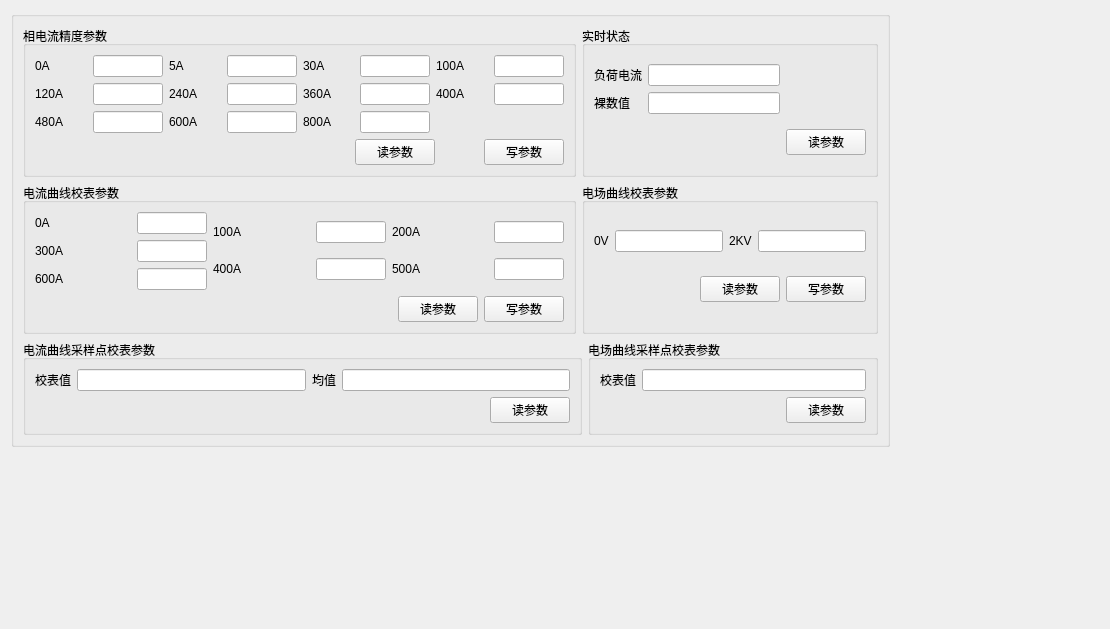
      <widget class="QWidget" name="tab_4">
       <attribute name="title">
        <string>校表参数</string>
       </attribute>
       <layout class="QGridLayout" name="gridLayout_49">
        <item row="0" column="0">
         <widget class="QGroupBox" name="groupBox_2">
          <property name="title">
           <string/>
          </property>
          <layout class="QGridLayout" name="gridLayout_7">
           <item row="0" column="0">
            <widget class="QGroupBox" name="groupBox_3">
             <property name="title">
              <string>相电流精度参数</string>
             </property>
             <layout class="QGridLayout" name="gridLayout_43">
              <item row="0" column="2" rowspan="2">
               <layout class="QGridLayout" name="gridLayout_41">
                <item row="0" column="0">
                 <widget class="QLabel" name="label_9">
                  <property name="text">
                   <string>30A</string>
                  </property>
                 </widget>
                </item>
                <item row="0" column="1">
                 <widget class="QLineEdit" name="lineEdit_8">
                  <property name="maximumSize">
                   <size>
                    <width>70</width>
                    <height>16777215</height>
                   </size>
                  </property>
                 </widget>
                </item>
                <item row="1" column="0">
                 <widget class="QLabel" name="label_8">
                  <property name="text">
                   <string>360A</string>
                  </property>
                 </widget>
                </item>
                <item row="1" column="1">
                 <widget class="QLineEdit" name="lineEdit_7">
                  <property name="maximumSize">
                   <size>
                    <width>70</width>
                    <height>16777215</height>
                   </size>
                  </property>
                 </widget>
                </item>
                <item row="2" column="0">
                 <widget class="QLabel" name="label_10">
                  <property name="text">
                   <string>800A</string>
                  </property>
                 </widget>
                </item>
                <item row="2" column="1">
                 <widget class="QLineEdit" name="lineEdit_9">
                  <property name="maximumSize">
                   <size>
                    <width>70</width>
                    <height>16777215</height>
                   </size>
                  </property>
                 </widget>
                </item>
               </layout>
              </item>
              <item row="1" column="3">
               <spacer name="verticalSpacer_2">
                <property name="orientation">
                 <enum>Qt::Vertical</enum>
                </property>
                <property name="sizeHint" stdset="0">
                 <size>
                  <width>20</width>
                  <height>18</height>
                 </size>
                </property>
               </spacer>
              </item>
              <item row="0" column="3">
               <layout class="QGridLayout" name="gridLayout_42">
                <item row="0" column="0">
                 <widget class="QLabel" name="label_12">
                  <property name="text">
                   <string>100A</string>
                  </property>
                 </widget>
                </item>
                <item row="0" column="1">
                 <widget class="QLineEdit" name="lineEdit_11">
                  <property name="maximumSize">
                   <size>
                    <width>70</width>
                    <height>16777215</height>
                   </size>
                  </property>
                 </widget>
                </item>
                <item row="1" column="0">
                 <widget class="QLabel" name="label_11">
                  <property name="text">
                   <string>400A</string>
                  </property>
                 </widget>
                </item>
                <item row="1" column="1">
                 <widget class="QLineEdit" name="lineEdit_10">
                  <property name="maximumSize">
                   <size>
                    <width>70</width>
                    <height>16777215</height>
                   </size>
                  </property>
                 </widget>
                </item>
               </layout>
              </item>
              <item row="2" column="0" colspan="4">
               <layout class="QHBoxLayout" name="horizontalLayout_17">
                <item>
                 <spacer name="horizontalSpacer">
                  <property name="orientation">
                   <enum>Qt::Horizontal</enum>
                  </property>
                  <property name="sizeHint" stdset="0">
                   <size>
                    <width>320</width>
                    <height>20</height>
                   </size>
                  </property>
                 </spacer>
                </item>
                <item>
                 <widget class="QPushButton" name="pushButton_2">
                  <property name="text">
                   <string>读参数</string>
                  </property>
                 </widget>
                </item>
                <item>
                 <spacer name="horizontalSpacer_2">
                  <property name="orientation">
                   <enum>Qt::Horizontal</enum>
                  </property>
                  <property name="sizeHint" stdset="0">
                   <size>
                    <width>35</width>
                    <height>20</height>
                   </size>
                  </property>
                 </spacer>
                </item>
                <item>
                 <widget class="QPushButton" name="pushButton_3">
                  <property name="text">
                   <string>写参数</string>
                  </property>
                 </widget>
                </item>
               </layout>
              </item>
              <item row="0" column="1" rowspan="2">
               <layout class="QGridLayout" name="gridLayout_20">
                <item row="0" column="0">
                 <widget class="QLabel" name="label_6">
                  <property name="text">
                   <string>5A</string>
                  </property>
                 </widget>
                </item>
                <item row="0" column="1">
                 <widget class="QLineEdit" name="lineEdit_5">
                  <property name="maximumSize">
                   <size>
                    <width>70</width>
                    <height>16777215</height>
                   </size>
                  </property>
                 </widget>
                </item>
                <item row="1" column="0">
                 <widget class="QLabel" name="label_5">
                  <property name="text">
                   <string>240A</string>
                  </property>
                 </widget>
                </item>
                <item row="1" column="1">
                 <widget class="QLineEdit" name="lineEdit_4">
                  <property name="maximumSize">
                   <size>
                    <width>70</width>
                    <height>16777215</height>
                   </size>
                  </property>
                 </widget>
                </item>
                <item row="2" column="0">
                 <widget class="QLabel" name="label_7">
                  <property name="text">
                   <string>600A</string>
                  </property>
                 </widget>
                </item>
                <item row="2" column="1">
                 <widget class="QLineEdit" name="lineEdit_6">
                  <property name="maximumSize">
                   <size>
                    <width>70</width>
                    <height>16777215</height>
                   </size>
                  </property>
                 </widget>
                </item>
               </layout>
              </item>
              <item row="0" column="0" rowspan="2">
               <layout class="QGridLayout" name="gridLayout_2">
                <item row="0" column="0">
                 <widget class="QLabel" name="label_2">
                  <property name="text">
                   <string>0A</string>
                  </property>
                 </widget>
                </item>
                <item row="0" column="1">
                 <widget class="QLineEdit" name="lineEdit">
                  <property name="maximumSize">
                   <size>
                    <width>70</width>
                    <height>16777215</height>
                   </size>
                  </property>
                 </widget>
                </item>
                <item row="1" column="0">
                 <widget class="QLabel" name="label_3">
                  <property name="text">
                   <string>120A</string>
                  </property>
                 </widget>
                </item>
                <item row="1" column="1">
                 <widget class="QLineEdit" name="lineEdit_2">
                  <property name="maximumSize">
                   <size>
                    <width>70</width>
                    <height>16777215</height>
                   </size>
                  </property>
                 </widget>
                </item>
                <item row="2" column="0">
                 <widget class="QLabel" name="label_4">
                  <property name="text">
                   <string>480A</string>
                  </property>
                 </widget>
                </item>
                <item row="2" column="1">
                 <widget class="QLineEdit" name="lineEdit_3">
                  <property name="maximumSize">
                   <size>
                    <width>70</width>
                    <height>16777215</height>
                   </size>
                  </property>
                 </widget>
                </item>
               </layout>
              </item>
             </layout>
            </widget>
           </item>
           <item row="0" column="1" colspan="2">
            <widget class="QGroupBox" name="groupBox_4">
             <property name="title">
              <string>实时状态</string>
             </property>
             <layout class="QGridLayout" name="gridLayout_47">
              <item row="0" column="0">
               <layout class="QGridLayout" name="gridLayout_4">
                <item row="0" column="0">
                 <widget class="QLabel" name="label_13">
                  <property name="text">
                   <string>负荷电流</string>
                  </property>
                 </widget>
                </item>
                <item row="0" column="1">
                 <widget class="QLineEdit" name="lineEdit_12"/>
                </item>
                <item row="1" column="0">
                 <widget class="QLabel" name="label_14">
                  <property name="text">
                   <string>裸数值</string>
                  </property>
                 </widget>
                </item>
                <item row="1" column="1">
                 <widget class="QLineEdit" name="lineEdit_13"/>
                </item>
               </layout>
              </item>
              <item row="1" column="1">
               <widget class="QPushButton" name="pushButton_6">
                <property name="text">
                 <string>读参数</string>
                </property>
               </widget>
              </item>
             </layout>
            </widget>
           </item>
           <item row="1" column="0">
            <widget class="QGroupBox" name="groupBox_5">
             <property name="title">
              <string>电流曲线校表参数</string>
             </property>
             <layout class="QGridLayout" name="gridLayout_46">
              <item row="0" column="0">
               <layout class="QGridLayout" name="gridLayout">
                <item row="0" column="0">
                 <widget class="QLabel" name="label_15">
                  <property name="text">
                   <string>0A</string>
                  </property>
                 </widget>
                </item>
                <item row="0" column="1">
                 <widget class="QLineEdit" name="lineEdit_14">
                  <property name="maximumSize">
                   <size>
                    <width>70</width>
                    <height>16777215</height>
                   </size>
                  </property>
                 </widget>
                </item>
                <item row="1" column="0">
                 <widget class="QLabel" name="label_16">
                  <property name="text">
                   <string>300A</string>
                  </property>
                 </widget>
                </item>
                <item row="1" column="1">
                 <widget class="QLineEdit" name="lineEdit_15">
                  <property name="maximumSize">
                   <size>
                    <width>70</width>
                    <height>16777215</height>
                   </size>
                  </property>
                 </widget>
                </item>
                <item row="2" column="0">
                 <widget class="QLabel" name="label_17">
                  <property name="text">
                   <string>600A</string>
                  </property>
                 </widget>
                </item>
                <item row="2" column="1">
                 <widget class="QLineEdit" name="lineEdit_16">
                  <property name="maximumSize">
                   <size>
                    <width>70</width>
                    <height>16777215</height>
                   </size>
                  </property>
                 </widget>
                </item>
               </layout>
              </item>
              <item row="0" column="1">
               <layout class="QGridLayout" name="gridLayout_44">
                <item row="0" column="0">
                 <widget class="QLabel" name="label_18">
                  <property name="text">
                   <string>100A</string>
                  </property>
                 </widget>
                </item>
                <item row="0" column="1">
                 <widget class="QLineEdit" name="lineEdit_17">
                  <property name="maximumSize">
                   <size>
                    <width>70</width>
                    <height>16777215</height>
                   </size>
                  </property>
                 </widget>
                </item>
                <item row="1" column="0">
                 <widget class="QLabel" name="label_19">
                  <property name="text">
                   <string>400A</string>
                  </property>
                 </widget>
                </item>
                <item row="1" column="1">
                 <widget class="QLineEdit" name="lineEdit_18">
                  <property name="maximumSize">
                   <size>
                    <width>70</width>
                    <height>16777215</height>
                   </size>
                  </property>
                 </widget>
                </item>
               </layout>
              </item>
              <item row="0" column="2">
               <layout class="QGridLayout" name="gridLayout_45">
                <item row="0" column="0">
                 <widget class="QLabel" name="label_20">
                  <property name="text">
                   <string>200A</string>
                  </property>
                 </widget>
                </item>
                <item row="0" column="1">
                 <widget class="QLineEdit" name="lineEdit_19">
                  <property name="maximumSize">
                   <size>
                    <width>70</width>
                    <height>16777215</height>
                   </size>
                  </property>
                 </widget>
                </item>
                <item row="1" column="0">
                 <widget class="QLabel" name="label_21">
                  <property name="text">
                   <string>500A</string>
                  </property>
                 </widget>
                </item>
                <item row="1" column="1">
                 <widget class="QLineEdit" name="lineEdit_20">
                  <property name="maximumSize">
                   <size>
                    <width>70</width>
                    <height>16777215</height>
                   </size>
                  </property>
                 </widget>
                </item>
               </layout>
              </item>
              <item row="1" column="0" colspan="3">
               <layout class="QHBoxLayout" name="horizontalLayout_18">
                <item>
                 <spacer name="horizontalSpacer_3">
                  <property name="orientation">
                   <enum>Qt::Horizontal</enum>
                  </property>
                  <property name="sizeHint" stdset="0">
                   <size>
                    <width>299</width>
                    <height>20</height>
                   </size>
                  </property>
                 </spacer>
                </item>
                <item>
                 <widget class="QPushButton" name="pushButton_4">
                  <property name="text">
                   <string>读参数</string>
                  </property>
                 </widget>
                </item>
                <item>
                 <widget class="QPushButton" name="pushButton_5">
                  <property name="text">
                   <string>写参数</string>
                  </property>
                 </widget>
                </item>
               </layout>
              </item>
             </layout>
            </widget>
           </item>
           <item row="1" column="1" colspan="2">
            <widget class="QGroupBox" name="groupBox_7">
             <property name="title">
              <string>电场曲线校表参数</string>
             </property>
             <layout class="QGridLayout" name="gridLayout_5">
              <item row="0" column="0">
               <layout class="QHBoxLayout" name="horizontalLayout_21">
                <item>
                 <widget class="QLabel" name="label_24">
                  <property name="text">
                   <string>0V</string>
                  </property>
                 </widget>
                </item>
                <item>
                 <widget class="QLineEdit" name="lineEdit_23"/>
                </item>
                <item>
                 <widget class="QLabel" name="label_25">
                  <property name="text">
                   <string>2KV</string>
                  </property>
                 </widget>
                </item>
                <item>
                 <widget class="QLineEdit" name="lineEdit_24"/>
                </item>
               </layout>
              </item>
              <item row="1" column="0">
               <layout class="QHBoxLayout" name="horizontalLayout_23">
                <item>
                 <spacer name="horizontalSpacer_15">
                  <property name="orientation">
                   <enum>Qt::Horizontal</enum>
                  </property>
                  <property name="sizeHint" stdset="0">
                   <size>
                    <width>40</width>
                    <height>20</height>
                   </size>
                  </property>
                 </spacer>
                </item>
                <item>
                 <layout class="QHBoxLayout" name="horizontalLayout_22">
                  <item>
                   <widget class="QPushButton" name="pushButton_8">
                    <property name="text">
                     <string>读参数</string>
                    </property>
                   </widget>
                  </item>
                  <item>
                   <widget class="QPushButton" name="pushButton_9">
                    <property name="text">
                     <string>写参数</string>
                    </property>
                   </widget>
                  </item>
                 </layout>
                </item>
               </layout>
              </item>
             </layout>
            </widget>
           </item>
           <item row="2" column="0" colspan="2">
            <widget class="QGroupBox" name="groupBox_6">
             <property name="title">
              <string>电流曲线采样点校表参数</string>
             </property>
             <layout class="QGridLayout" name="gridLayout_3">
              <item row="0" column="0">
               <layout class="QHBoxLayout" name="horizontalLayout_19">
                <item>
                 <widget class="QLabel" name="label_22">
                  <property name="text">
                   <string>校表值</string>
                  </property>
                 </widget>
                </item>
                <item>
                 <widget class="QLineEdit" name="lineEdit_21"/>
                </item>
                <item>
                 <widget class="QLabel" name="label_23">
                  <property name="text">
                   <string>均值</string>
                  </property>
                 </widget>
                </item>
                <item>
                 <widget class="QLineEdit" name="lineEdit_22"/>
                </item>
               </layout>
              </item>
              <item row="1" column="0">
               <layout class="QHBoxLayout" name="horizontalLayout_20">
                <item>
                 <spacer name="horizontalSpacer_4">
                  <property name="orientation">
                   <enum>Qt::Horizontal</enum>
                  </property>
                  <property name="sizeHint" stdset="0">
                   <size>
                    <width>455</width>
                    <height>20</height>
                   </size>
                  </property>
                 </spacer>
                </item>
                <item>
                 <widget class="QPushButton" name="pushButton_7">
                  <property name="text">
                   <string>读参数</string>
                  </property>
                 </widget>
                </item>
               </layout>
              </item>
             </layout>
            </widget>
           </item>
           <item row="2" column="2">
            <widget class="QGroupBox" name="groupBox_8">
             <property name="title">
              <string>电场曲线采样点校表参数</string>
             </property>
             <layout class="QGridLayout" name="gridLayout_6">
              <item row="0" column="0">
               <layout class="QHBoxLayout" name="horizontalLayout_24">
                <item>
                 <widget class="QLabel" name="label_26">
                  <property name="text">
                   <string>校表值</string>
                  </property>
                 </widget>
                </item>
                <item>
                 <widget class="QLineEdit" name="lineEdit_25"/>
                </item>
               </layout>
              </item>
              <item row="1" column="0">
               <layout class="QHBoxLayout" name="horizontalLayout_25">
                <item>
                 <spacer name="horizontalSpacer_16">
                  <property name="orientation">
                   <enum>Qt::Horizontal</enum>
                  </property>
                  <property name="sizeHint" stdset="0">
                   <size>
                    <width>40</width>
                    <height>20</height>
                   </size>
                  </property>
                 </spacer>
                </item>
                <item>
                 <widget class="QPushButton" name="pushButton_10">
                  <property name="text">
                   <string>读参数</string>
                  </property>
                 </widget>
                </item>
               </layout>
              </item>
             </layout>
            </widget>
           </item>
          </layout>
         </widget>
        </item>
        <item row="0" column="1">
         <spacer name="horizontalSpacer_17">
          <property name="orientation">
           <enum>Qt::Horizontal</enum>
          </property>
          <property name="sizeHint" stdset="0">
           <size>
            <width>209</width>
            <height>20</height>
           </size>
          </property>
         </spacer>
        </item>
        <item row="1" column="0">
         <spacer name="verticalSpacer_3">
          <property name="orientation">
           <enum>Qt::Vertical</enum>
          </property>
          <property name="sizeHint" stdset="0">
           <size>
            <width>20</width>
            <height>171</height>
           </size>
          </property>
         </spacer>
        </item>
       </layout>
      </widget>
